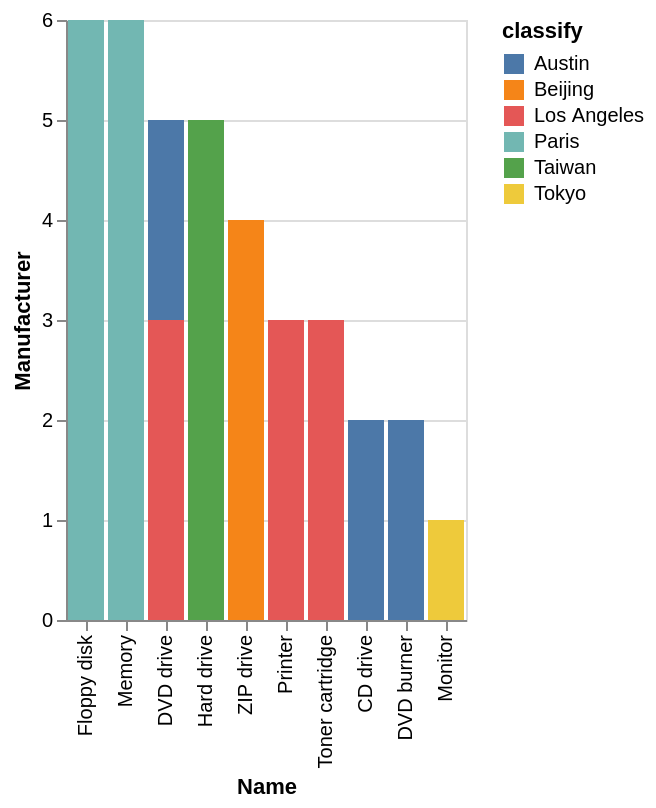

Describe this chart as a Vega-Lite specification.
### Vega-Lite specification from a JSON file in a GitHub repository (floating-point values rounded to 4 significant figures)
{"data": {"values": [{"x_data": "CD drive", "y_data": 2, "classify": "Austin"}, {"x_data": "DVD burner", "y_data": 2, "classify": "Austin"}, {"x_data": "DVD drive", "y_data": 2, "classify": "Austin"}, {"x_data": "Floppy disk", "y_data": 0, "classify": "Austin"}, {"x_data": "Hard drive", "y_data": 0, "classify": "Austin"}, {"x_data": "Memory", "y_data": 0, "classify": "Austin"}, {"x_data": "Monitor", "y_data": 0, "classify": "Austin"}, {"x_data": "Printer", "y_data": 0, "classify": "Austin"}, {"x_data": "Toner cartridge", "y_data": 0, "classify": "Austin"}, {"x_data": "ZIP drive", "y_data": 0, "classify": "Austin"}, {"x_data": "CD drive", "y_data": 0, "classify": "Beijing"}, {"x_data": "DVD burner", "y_data": 0, "classify": "Beijing"}, {"x_data": "DVD drive", "y_data": 0, "classify": "Beijing"}, {"x_data": "Floppy disk", "y_data": 0, "classify": "Beijing"}, {"x_data": "Hard drive", "y_data": 0, "classify": "Beijing"}, {"x_data": "Memory", "y_data": 0, "classify": "Beijing"}, {"x_data": "Monitor", "y_data": 0, "classify": "Beijing"}, {"x_data": "Printer", "y_data": 0, "classify": "Beijing"}, {"x_data": "Toner cartridge", "y_data": 0, "classify": "Beijing"}, {"x_data": "ZIP drive", "y_data": 4, "classify": "Beijing"}, {"x_data": "CD drive", "y_data": 0, "classify": "Los Angeles"}, {"x_data": "DVD burner", "y_data": 0, "classify": "Los Angeles"}, {"x_data": "DVD drive", "y_data": 3, "classify": "Los Angeles"}, {"x_data": "Floppy disk", "y_data": 0, "classify": "Los Angeles"}, {"x_data": "Hard drive", "y_data": 0, "classify": "Los Angeles"}, {"x_data": "Memory", "y_data": 0, "classify": "Los Angeles"}, {"x_data": "Monitor", "y_data": 0, "classify": "Los Angeles"}, {"x_data": "Printer", "y_data": 3, "classify": "Los Angeles"}, {"x_data": "Toner cartridge", "y_data": 3, "classify": "Los Angeles"}, {"x_data": "ZIP drive", "y_data": 0, "classify": "Los Angeles"}, {"x_data": "CD drive", "y_data": 0, "classify": "Paris"}, {"x_data": "DVD burner", "y_data": 0, "classify": "Paris"}, {"x_data": "DVD drive", "y_data": 0, "classify": "Paris"}, {"x_data": "Floppy disk", "y_data": 6, "classify": "Paris"}, {"x_data": "Hard drive", "y_data": 0, "classify": "Paris"}, {"x_data": "Memory", "y_data": 6, "classify": "Paris"}, {"x_data": "Monitor", "y_data": 0, "classify": "Paris"}, {"x_data": "Printer", "y_data": 0, "classify": "Paris"}, {"x_data": "Toner cartridge", "y_data": 0, "classify": "Paris"}, {"x_data": "ZIP drive", "y_data": 0, "classify": "Paris"}, {"x_data": "CD drive", "y_data": 0, "classify": "Taiwan"}, {"x_data": "DVD burner", "y_data": 0, "classify": "Taiwan"}, {"x_data": "DVD drive", "y_data": 0, "classify": "Taiwan"}, {"x_data": "Floppy disk", "y_data": 0, "classify": "Taiwan"}, {"x_data": "Hard drive", "y_data": 5, "classify": "Taiwan"}, {"x_data": "Memory", "y_data": 0, "classify": "Taiwan"}, {"x_data": "Monitor", "y_data": 0, "classify": "Taiwan"}, {"x_data": "Printer", "y_data": 0, "classify": "Taiwan"}, {"x_data": "Toner cartridge", "y_data": 0, "classify": "Taiwan"}, {"x_data": "ZIP drive", "y_data": 0, "classify": "Taiwan"}, {"x_data": "CD drive", "y_data": 0, "classify": "Tokyo"}, {"x_data": "DVD burner", "y_data": 0, "classify": "Tokyo"}, {"x_data": "DVD drive", "y_data": 0, "classify": "Tokyo"}, {"x_data": "Floppy disk", "y_data": 0, "classify": "Tokyo"}, {"x_data": "Hard drive", "y_data": 0, "classify": "Tokyo"}, {"x_data": "Memory", "y_data": 0, "classify": "Tokyo"}, {"x_data": "Monitor", "y_data": 1, "classify": "Tokyo"}, {"x_data": "Printer", "y_data": 0, "classify": "Tokyo"}, {"x_data": "Toner cartridge", "y_data": 0, "classify": "Tokyo"}, {"x_data": "ZIP drive", "y_data": 0, "classify": "Tokyo"}]}, "mark": "bar", "encoding": {"x": {"field": "x_data", "type": "nominal", "title": "Name", "sort": {"op": "sum", "field": "y_data", "order": "descending"}}, "y": {"field": "y_data", "type": "quantitative", "title": "Manufacturer"}, "color": {"field": "classify"}}}
